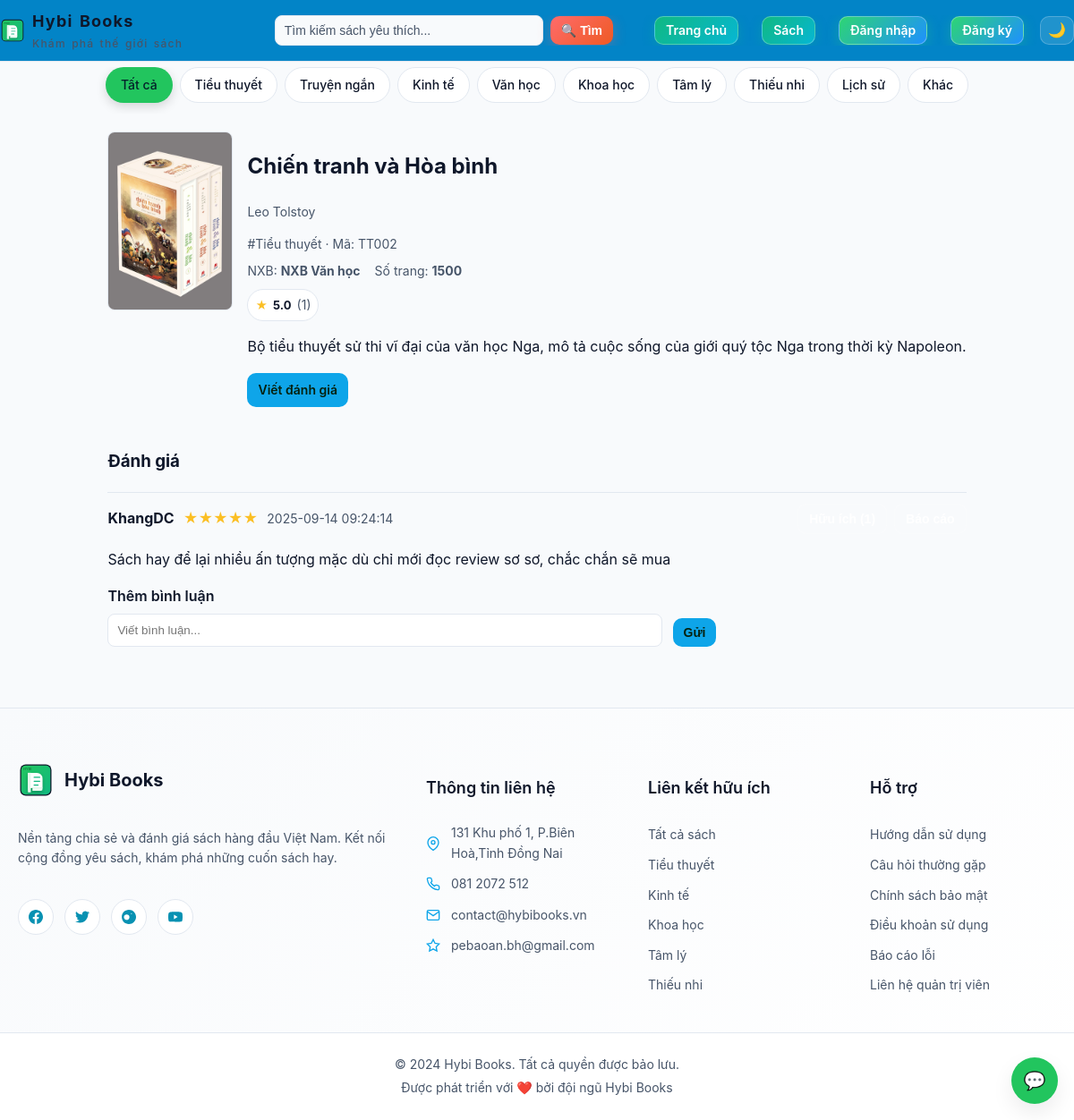
The page /books/56 on the database its author committed.
### tables this page shows
CREATE TABLE books (
    id INTEGER PRIMARY KEY AUTOINCREMENT,
    title TEXT NOT NULL,
    author TEXT NOT NULL,
    cover_url TEXT,
    description TEXT,
    created_at DATETIME DEFAULT CURRENT_TIMESTAMP
, genre TEXT, publisher TEXT, num_pages INTEGER, book_code TEXT, category_id INTEGER REFERENCES categories(id));

CREATE TABLE reviews (
    id INTEGER PRIMARY KEY AUTOINCREMENT,
    book_id INTEGER NOT NULL,
    reviewer TEXT NOT NULL,
    rating INTEGER CHECK(rating BETWEEN 1 AND 5) NOT NULL,
    content TEXT,
    created_at DATETIME DEFAULT CURRENT_TIMESTAMP, status TEXT DEFAULT 'approved', moderated_at DATETIME, moderated_by TEXT, reject_reason TEXT, details TEXT,
    FOREIGN KEY(book_id) REFERENCES books(id) ON DELETE CASCADE
);

### app.py (the view)
    @app.route("/books/<int:book_id>")
    def book_detail(book_id: int):
        db = get_db()
        book = db.execute(
            "SELECT id, title, author, cover_url, description, COALESCE(genre,'Khác') as genre, publisher, num_pages, book_code, category_id FROM books WHERE id=?",
            (book_id,),
        ).fetchone()
        if not book:
            flash("Không tìm thấy sách.")
            return redirect(url_for("books_list"))
        reviews = db.execute(
            "SELECT id, reviewer, rating, content, details, created_at, status FROM reviews WHERE book_id=? AND status='approved' ORDER BY created_at DESC",
            (book_id,),
        ).fetchall()
        review_ids = [r["id"] for r in reviews]
        votes_map = {}
        if review_ids:
            qmarks = ",".join(["?"] * len(review_ids))
            rows = db.execute(f"SELECT review_id, COUNT(1) as c FROM review_votes WHERE review_id IN ({qmarks}) GROUP BY review_id", review_ids).fetchall()
            votes_map = {row["review_id"]: row["c"] for row in rows}
        comments_map = {}
        if review_ids:
            qmarks = ",".join(["?"] * len(review_ids))
            rows = db.execute(f"SELECT id, review_id, parent_id, author, content, created_at FROM review_comments WHERE review_id IN ({qmarks}) ORDER BY created_at ASC", review_ids).fetchall()
            for row in rows:
                comments_map.setdefault(row["review_id"], []).append(row)
        tags = db.execute(
            "SELECT t.name FROM tags t JOIN book_tags bt ON bt.tag_id=t.id WHERE bt.book_id=? ORDER BY t.name",
            (book_id,),
        ).fetchall()
        avg_row = db.execute("SELECT ROUND(AVG(rating),1) as avg_rating, COUNT(1) as total FROM reviews WHERE book_id=? AND status='approved'", (book_id,)).fetchone()
        avg_rating = avg_row["avg_rating"] if avg_row and avg_row["avg_rating"] is not None else None
        total_reviews = avg_row["total"] if avg_row else 0
        is_bookmarked = False
        if session.get("user_id"):
            row = db.execute("SELECT 1 FROM bookmarks WHERE user_id=? AND book_id=?", (session["user_id"], book_id)).fetchone()
            is_bookmarked = bool(row)
        return render_template("book_detail.html", book=book, reviews=reviews, avg_rating=avg_rating, total_reviews=total_reviews, tags=[r[0] for r in tags], votes_map=votes_map, comments_map=comments_map, render_markdown=render_markdown_safe, is_bookmarked=is_bookmarked)

### app.py (called while the page is built)
def render_markdown_safe(text: str) -> str:
    html = md.render(text or "")
    return bleach.clean(html, tags=ALLOWED_TAGS, attributes=ALLOWED_ATTRS, protocols=["http","https","mailto"], strip=True)

### templates/book_detail.html (shortened to what this page needs)
{% extends 'base.html' %}
{% block content %}
<article class="book-detail">
  <div class="book-header">
    <img src="{{ book.cover_url or url_for('static', filename='placeholder.jpg') }}" alt="{{ book.title }}" class="book-cover">
    <div>
      <h2>{{ book.title }}</h2>
      <p class="muted">{{ book.author }}</p>
      <p class="muted" style="margin:4px 0">#{{ book.genre or 'Khác' }} {% if book.book_code %} · Mã: {{ book.book_code }}{% endif %}</p>
      <ul class="muted" style="list-style:none;padding:0;margin:8px 0;display:flex;gap:16px;flex-wrap:wrap">
        {% if book.publisher %}<li>NXB: <strong>{{ book.publisher }}</strong></li>{% endif %}
        {% if book.num_pages %}<li>Số trang: <strong>{{ book.num_pages }}</strong></li>{% endif %}
      </ul>
      {% if avg_rating %}
      <div class="rating-badge"><span class="stars">★</span><strong>{{ avg_rating }}</strong><span class="muted">({{ total_reviews }})</span></div>
      {% endif %}
      <p>{{ book.description }}</p>
      <p><a class="btn" href="{{ url_for('new_review', book_id=book.id) }}">Viết đánh giá</a></p>
    </div>
  </div>
  <section>
    <h3>Đánh giá</h3>
    {% if reviews %}
    <ul class="reviews">
      {% for r in reviews %}
      <li>
        <div class="review-head" style="justify-content:space-between">
          <div style="display:flex;align-items:center;gap:10px">
            <strong>{{ r.reviewer }}</strong>
            <span class="stars">{{ '★' * r.rating }}{{ '☆' * (5 - r.rating) }}</span>
            <span class="muted">{{ r.created_at }}</span>
          </div>
          <div style="display:flex;align-items:center;gap:8px">
            <form method="post" action="{{ url_for('review_vote', review_id=r.id) }}">
              <button class="btn secondary" type="submit">Hữu ích ({{ votes_map.get(r.id, 0) }})</button>
            </form>
            <form method="post" action="{{ url_for('review_report', review_id=r.id) }}" onsubmit="return confirm('Báo cáo review này?')">
              <button class="btn secondary" type="submit">Báo cáo</button>
            </form>
          </div>
        </div>
        <div class="review-content">
          {{ render_markdown(r.content)|safe }}
        </div>
        <div class="review-comments" style="margin-top:8px">
          <form method="post" action="{{ url_for('review_comment_add', review_id=r.id) }}" class="form" style="grid-template-columns:1fr auto;align-items:end;max-width:680px">
            <label>Thêm bình luận
              <input name="content" placeholder="Viết bình luận...">
            </label>
            <button class="btn" type="submit">Gửi</button>
          </form>
          {% set items = comments_map.get(r.id, []) %}
        </div>
      </li>
      {% endfor %}
    </ul>
    {% else %}
      <p>Chưa có đánh giá nào. Hãy là người đầu tiên!</p>
    {% endif %}
  </section>
</article>
{% endblock %}

### rows shown on the page
books: cover_url (picture), title "Chiến tranh và Hòa bình", author "Leo Tolstoy", genre "Tiểu thuyết", book_code "TT002", publisher "NXB Văn học", num_pages "1500", description "Bộ tiểu thuyết sử thi vĩ đại của văn học Nga, mô tả cuộc sống của giới quý tộc Nga trong thời kỳ Napoleon."
reviews: reviewer "KhangDC", rating "★★★★★", created_at "2025-09-14 09:24:14", content "Sách hay để lại nhiều ấn tượng mặc dù chỉ mới đọc review sơ sơ, chắc chắn sẽ mua"

### other values the page prints
{{ avg_rating }} "5.0"
{{ total_reviews }} "1"
